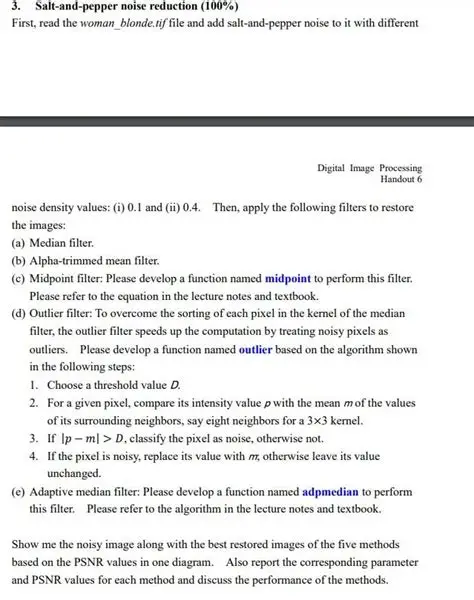
#> input picture Praktikum_7/dokumen.jpg, 474 x 600 px, found by its file name
$ python latian3.py
#> lines starting #> are read from the running program, lines starting #| are printed output that depends on the picture; after the words box and inside, x2 and y2 are one past the last pixel; in counts of white or black regions, pixels touching at a corner belong together
import cv2
import matplotlib.pyplot as plt

img_doc = cv2.imread('dokumen.jpg', cv2.IMREAD_GRAYSCALE)
#> img_doc: shape (600, 474); min 0, max 255, mean 237.7

if img_doc is not None:
    # 1. Global Thresholding
    _, thresh_global = cv2.threshold(img_doc, 127, 255, cv2.THRESH_BINARY)
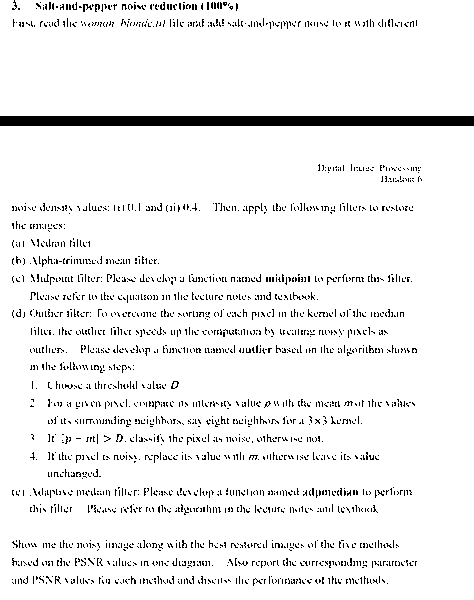
#> thresh_global: shape (600, 474); 94.1% white; 2076 black regions (2060 under 20 px), largest, box (x1, y1, x2, y2) and area: (0, 116, 474, 126) 4740, (83, 4, 92, 12) 35, (171, 381, 179, 389) 28

    # 2. Adaptive Mean
    thresh_mean = cv2.adaptiveThreshold(img_doc, 255, cv2.ADAPTIVE_THRESH_MEAN_C,
                                        cv2.THRESH_BINARY, 11, 2)
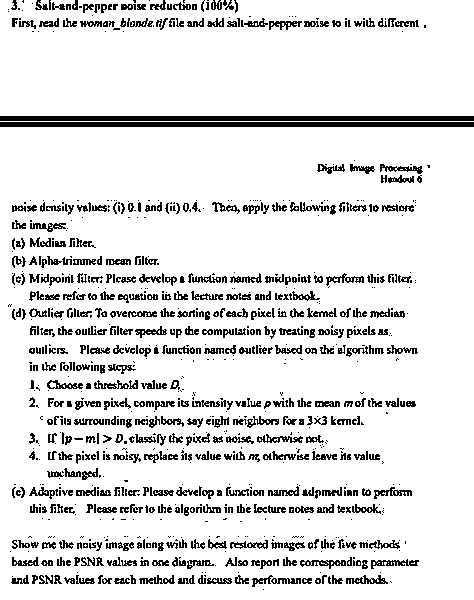
#> thresh_mean: shape (600, 474); 88.6% white; black in thin lines or dots

    # 3. Adaptive Gaussian
    thresh_gauss = cv2.adaptiveThreshold(img_doc, 255, cv2.ADAPTIVE_THRESH_GAUSSIAN_C,
                                         cv2.THRESH_BINARY, 11, 2)
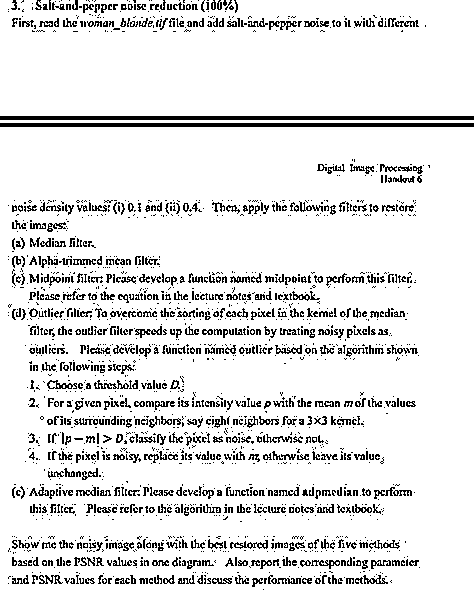
#> thresh_gauss: shape (600, 474); 89.4% white; black in thin lines or dots

    plt.figure(figsize=(15, 5))
    plt.subplot(1, 3, 1)
    plt.imshow(thresh_global, cmap='gray')
    plt.title('Global (T=127)')
    plt.axis('off')

    plt.subplot(1, 3, 2)
    plt.imshow(thresh_mean, cmap='gray')
    plt.title('Adaptive Mean')
    plt.axis('off')

    plt.subplot(1, 3, 3)
    plt.imshow(thresh_gauss, cmap='gray')
    plt.title('Adaptive Gaussian')
    plt.axis('off')

    plt.show()
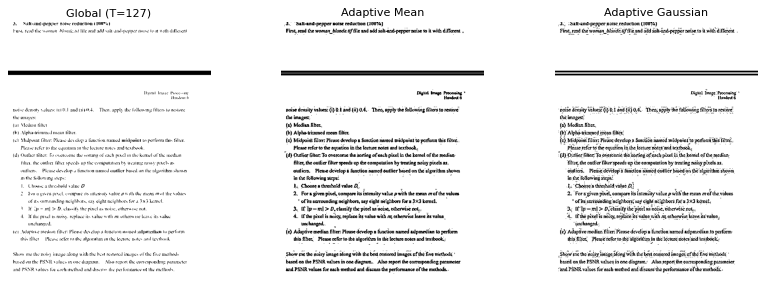
#> figure drawn by matplotlib, 3 panels
